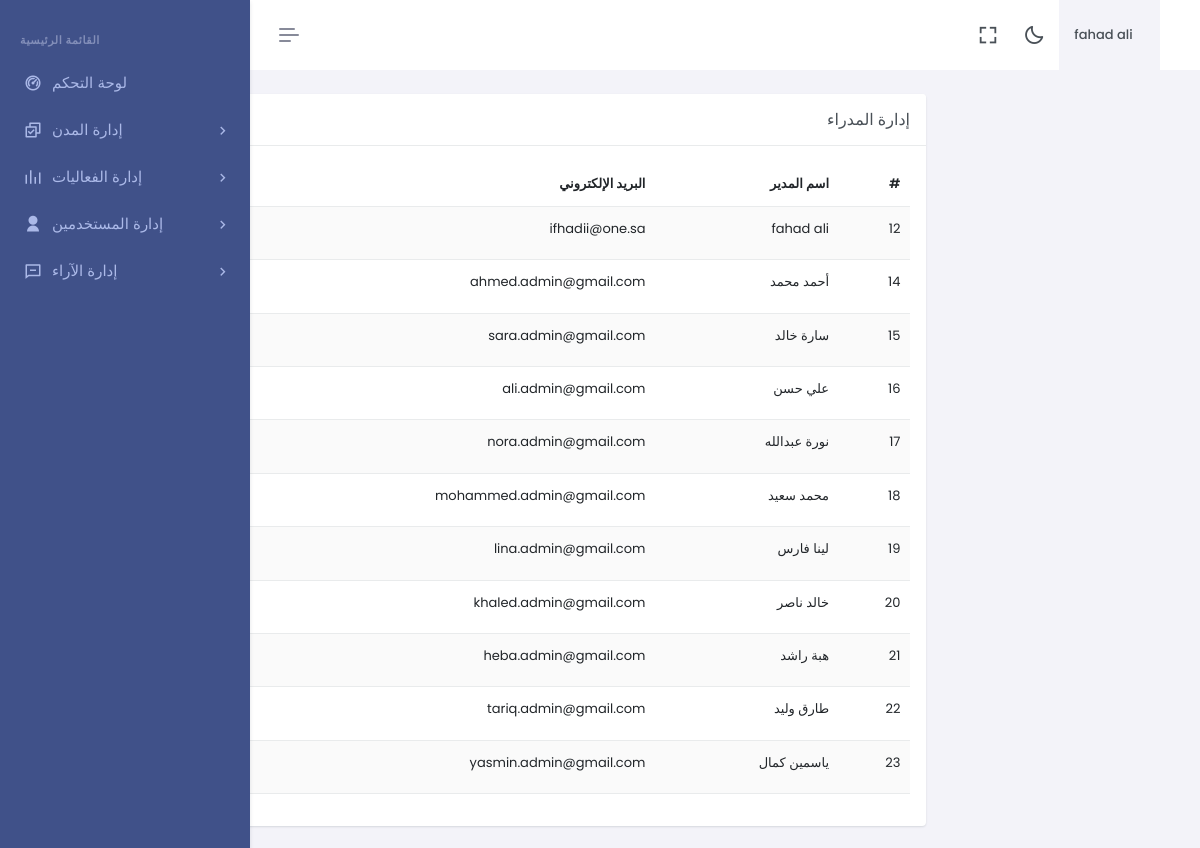
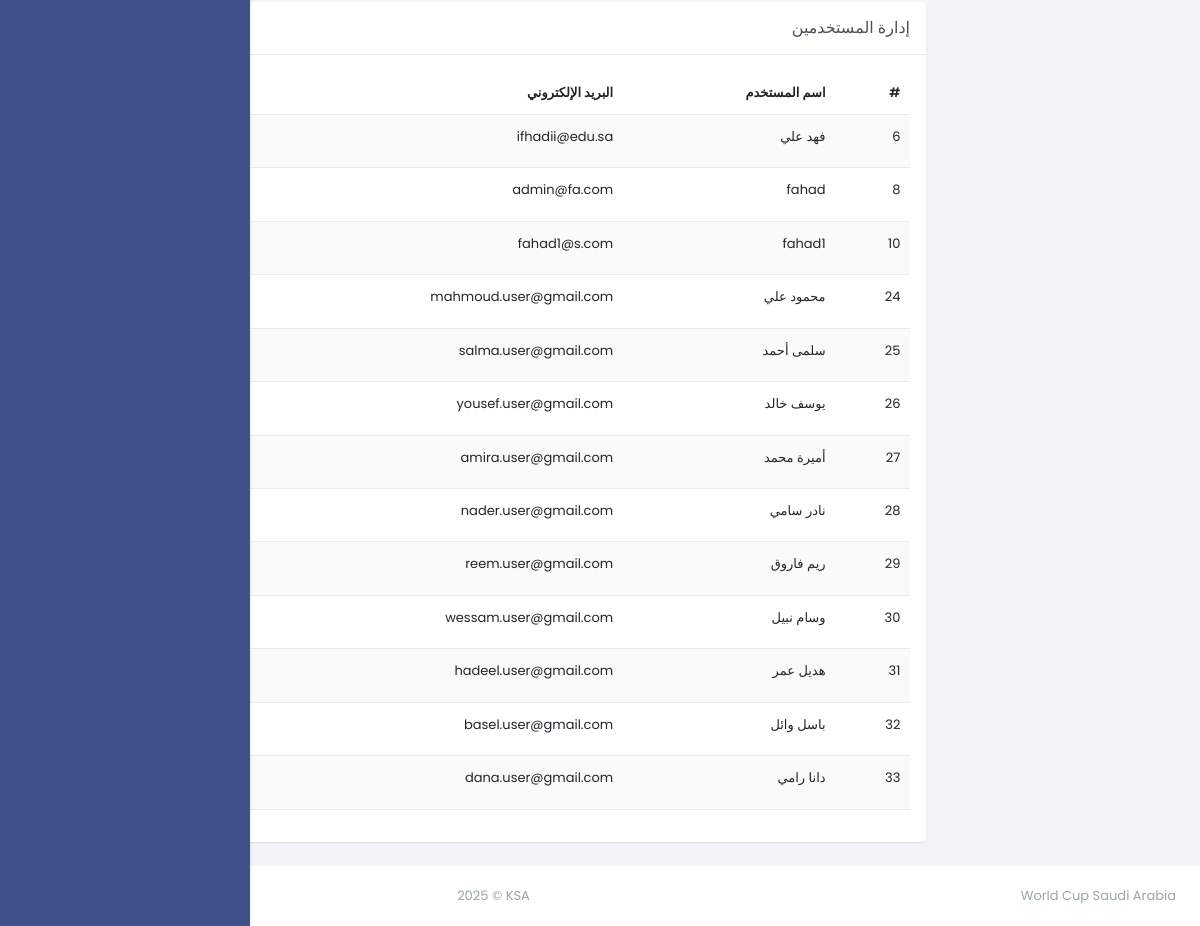
Page /dashboard/manage_users.php (signed in) on the committed database (2 pictures, top to bottom).
### tables this page shows
CREATE TABLE `users` (
  `user_id` int(11) NOT NULL,
  `full_name` varchar(255) DEFAULT NULL,
  `email` varchar(191) DEFAULT NULL,
  `password` text DEFAULT NULL,
  `role` varchar(255) NOT NULL DEFAULT 'user'
);

### dashboard/manage_users.php (the view, shortened to what this page needs)
<?php
include "header.php";
include "sidebar.php";
$admin_query = "SELECT * FROM users WHERE role = 'admin'";
$admin_result = mysqli_query($con, $admin_query);
$user_query = "SELECT * FROM users WHERE role = 'user'";
$user_result = mysqli_query($con, $user_query);
?>
<link href="https://cdn.jsdelivr.net/npm/remixicon@2.5.0/fonts/remixicon.css" rel="stylesheet">
<div class="main-content" dir="rtl">
    <div class="page-content">
        <div class="container-fluid">
            <div class="row">
                <div class="col-12">
                    <div class="card">
                        <div class="card-header">
                            <h5 class="card-title mb-0">إدارة المدراء</h5>
                        </div>
                        <div class="card-body">
                            <table class="table table-striped">
                                <thead>
                                    <tr>
                                        <th>#</th>
                                        <th>اسم المدير</th>
                                        <th>البريد الإلكتروني</th>
                                        <th>الإجراء</th>
                                    </tr>
                                </thead>
                                <tbody>
                                <?php
if (mysqli_num_rows($admin_result) > 0) {
    while ($admin = mysqli_fetch_assoc($admin_result)) {
        echo "<tr id='row-admin-{$admin['user_id']}'>";
        echo "<td>{$admin['user_id']}</td>";
        echo "<td>{$admin['full_name']}</td>";
        echo "<td>{$admin['email']}</td>";
        echo "<td>
            <div class='dropdown d-inline-block'>
                <button class='btn btn-soft-secondary btn-sm dropdown-toggle' type='button' data-bs-toggle='dropdown' aria-expanded='false'>
                    <i class='ri-more-fill align-middle'></i>
                </button>
                <ul class='dropdown-menu dropdown-menu-start'>
                    <li>
                        <a href='edit_users.php?id={$admin['user_id']}&table=admin' class='dropdown-item'>
                            <i class='ri-pencil-fill align-bottom me-2 text-muted'></i> تعديل
                        </a>
                    </li>
                    <li>
                        <a href='javascript:void(0);' class='dropdown-item text-danger' onclick='deleteUser({$admin['user_id']}, \"admin\")'>
                            <i class='ri-delete-bin-fill align-bottom me-2'></i> حذف
                        </a>
                    </li>
                </ul>
            </div>
        </td>";
        echo "</tr>";
    }
} else {
    echo "<tr><td colspan='4'>لا توجد بيانات للعرض</td></tr>";
}
?>
                                </tbody>
                            </table>
                        </div>
                    </div>
                </div>
            </div>
            <div class="row">
                <div class="col-12">
                    <div class="card">
                        <div class="card-header">
                            <h5 class="card-title mb-0">إدارة المستخدمين</h5>
                        </div>
                        <div class="card-body">
                            <table class="table table-striped">
                                <thead>
                                    <tr>
                                        <th>#</th>
                                        <th>اسم المستخدم</th>
                                        <th>البريد الإلكتروني</th>
                                        <th>الإجراء</th>
                                    </tr>
                                </thead>
                                <tbody>
                                <?php
                                            if (mysqli_num_rows($user_result) > 0) {
                                                while ($user = mysqli_fetch_assoc($user_result)) {
                                                    echo "<tr id='row-users-{$user['user_id']}'>";
                                                    echo "<td>{$user['user_id']}</td>";
                                                    echo "<td>{$user['full_name']}</td>";
                                                    echo "<td>{$user['email']}</td>";
                                                    echo "<td>
                                                        <div class='dropdown d-inline-block'>
                                                            <button class='btn btn-soft-secondary btn-sm dropdown-toggle' type='button' data-bs-toggle='dropdown' aria-expanded='false'>
                                                                <i class='ri-more-fill align-middle'></i>
                                                            </button>
                                                            <ul class='dropdown-menu dropdown-menu-start'>
                                                                <li>
                                                                    <a href='edit_users.php?id={$user['user_id']}&table=users' class='dropdown-item'>
                                                                        <i class='ri-pencil-fill align-bottom me-2 text-muted'></i> تعديل
                                                                    </a>
                                                                </li>
                                                                <li>
                                                                    <a href='javascript:void(0);' class='dropdown-item text-danger' onclick='deleteUser({$user['user_id']}, \"users\")'>
                                                                        <i class='ri-delete-bin-fill align-bottom me-2'></i> حذف
                                                                    </a>
                                                                </li>
                                                            </ul>
                                                        </div>
                                                    </td>";
                                                    echo "</tr>";
                                                }
                                            } else {
                                                echo "<tr><td colspan='4'>لا توجد بيانات للعرض</td></tr>";
                                            }
                                            ?>
                                </tbody>
                            </table>
                        </div>
                    </div>
                </div>
            </div>
        </div>
    </div>
</div>
<?php include "footer.php"; ?>

### rows in the picture
users: user_id "12", full_name "fahad ali", email "ifhadii@one.sa"
users: user_id "14", full_name "أحمد محمد", email "ahmed.admin@gmail.com"
users: user_id "15", full_name "سارة خالد", email "sara.admin@gmail.com"
users: user_id "16", full_name "علي حسن", email "ali.admin@gmail.com"
users: user_id "17", full_name "نورة عبدالله", email "nora.admin@gmail.com"
users: user_id "18", full_name "محمد سعيد", email "mohammed.admin@gmail.com"
users: user_id "19", full_name "لينا فارس", email "lina.admin@gmail.com"
users: user_id "20", full_name "خالد ناصر", email "khaled.admin@gmail.com"
users: user_id "21", full_name "هبة راشد", email "heba.admin@gmail.com"
users: user_id "22", full_name "طارق وليد", email "tariq.admin@gmail.com"
users: user_id "23", full_name "ياسمين كمال", email "yasmin.admin@gmail.com"
users: user_id "6", full_name "فهد علي", email "ifhadii@edu.sa"
users: user_id "8", full_name "fahad", email "admin@fa.com"
users: user_id "10", full_name "fahad1", email "fahad1@s.com"
users: user_id "24", full_name "محمود علي", email "mahmoud.user@gmail.com"
users: user_id "25", full_name "سلمى أحمد", email "salma.user@gmail.com"
users: user_id "26", full_name "يوسف خالد", email "yousef.user@gmail.com"
users: user_id "27", full_name "أميرة محمد", email "amira.user@gmail.com"
users: user_id "28", full_name "نادر سامي", email "nader.user@gmail.com"
users: user_id "29", full_name "ريم فاروق", email "reem.user@gmail.com"
users: user_id "30", full_name "وسام نبيل", email "wessam.user@gmail.com"
users: user_id "31", full_name "هديل عمر", email "hadeel.user@gmail.com"
users: user_id "32", full_name "باسل وائل", email "basel.user@gmail.com"
users: user_id "33", full_name "دانا رامي", email "dana.user@gmail.com"

### other values in the picture
$username "fahad ali"
